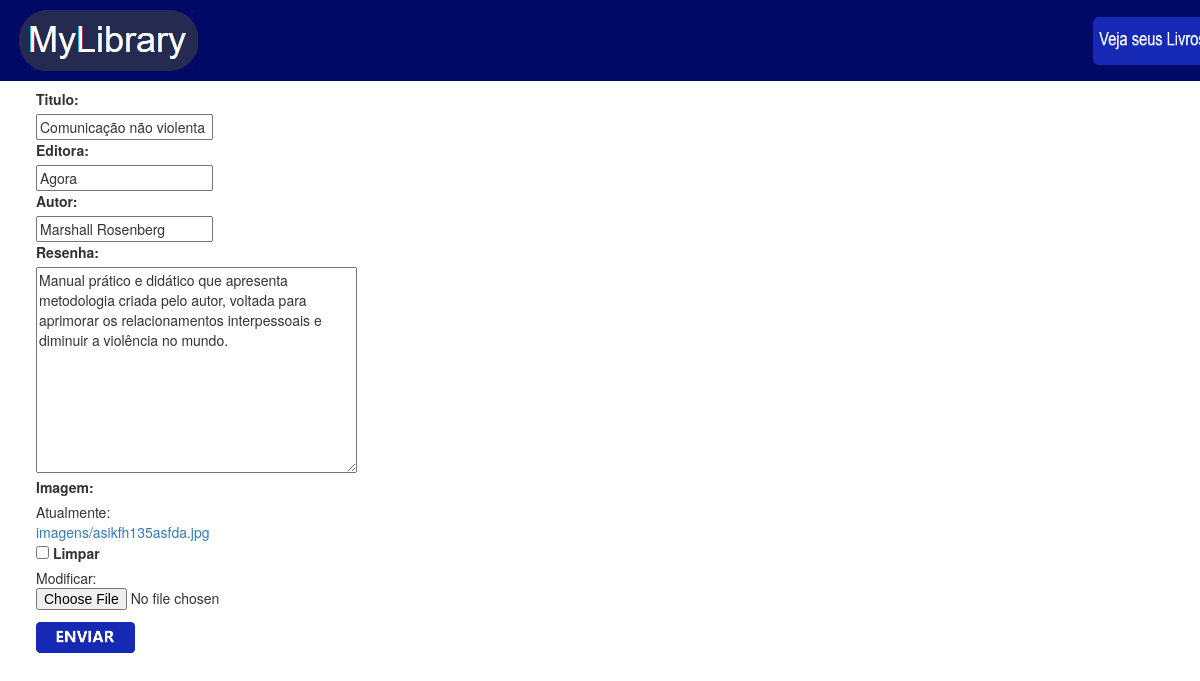
The app's page /books/livros/update/3 with its own data.
### books/models.py (models this page shows, shortened)
class Livros(models.Model):
    titulo = models.CharField(max_length=70, blank=False,  null=False)
    editora = models.CharField(max_length=70, blank=True,  null=True)
    autor = models.CharField(max_length=255, blank=True,  null=True)
    resenha = models.TextField(blank=True,  null=True)
    cod_book = models.AutoField(primary_key=True)
    user = models.ForeignKey(Users, on_delete=models.CASCADE)
    imagem = models.ImageField(upload_to='imagens/',blank=True, null=True)

### books/views.py (the view)
# urls.py: path('livros/update/<int:pk>', views.LivrosUpdate.as_view(), name='update'),
class LivrosUpdate(UpdateView):
    model = Livros
    fields = ['titulo', 'editora', 'autor', 'resenha','imagem']

### books/templates/books/livros_form.html (shortened to what this page needs)
{% extends "base_generic.html" %}
{% load static %}
{% block header %}
<div class="btlist_header">
    <a href="http://127.0.0.1:8000/books/livros/list">
        <img src=" {% static 'image/list_books.png' %} " height ="48" width="120"/>
    </a>
</div>
{% endblock %}
{% block content %}
<div class="add_livros">
    <form action="" method="POST" enctype="multipart/form-data">
        <div class="table_form">
            <tabel>
                {{form.as_table}}
        </div>
        <div class="btsubmit_form">
            <input type="image" src=" {% static 'image/submit_books.png' %} " height ="31" width="99">
        </div>
    </form>
</div>
{% endblock %}

### books/static/css/books.css (style rules this page uses)
.btlist_header { display: inline; position: relative; bottom: 5%; left: 76%; }
.add_livros { display: inline-block; margin: 0; padding: 0; }
.table_form { display: block; position: relative; left: 3%; width: 10%; height: 60%; margin-bottom: 1%; }
.btsubmit_form { display: inline-block; position: relative; left: 3%; }

### records on screen
Livros: titulo "Comunicação não violenta", editora "Agora", autor "Marshall Rosenberg", resenha "Manual prático e didático que apresenta metodologia criada pelo autor, voltada para aprimorar os relacionamentos interpessoais e diminuir a violência no mundo."
